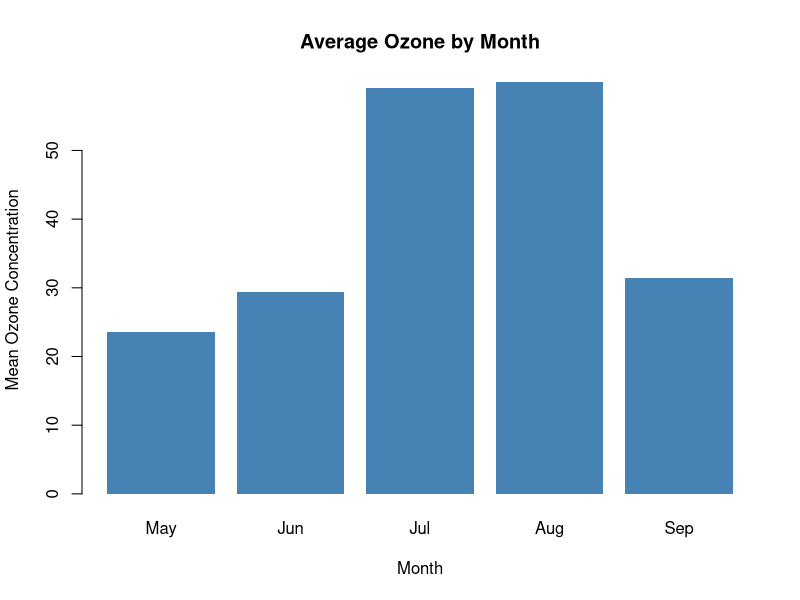

This figure's R source: (Note: this script raises an error after producing the figure.)
# Week 4: Comprehensive Data Analysis Reporting and Presentation
# Integrated examples from Weeks 1-3 using R built-in datasets.
# This script recreates key cleaning, visualization, and modeling outputs.
# Base R only; no extra packages are required.

# -----------------------------
# PART A: WEEK 1 & 2 - AIRQUALITY
# -----------------------------
data(airquality)
cat("AIRQUALITY DATASET\n")
str(airquality)
print(summary(airquality))
cat("\nMissing values by variable:\n")
print(colSums(is.na(airquality)))

# Create a cleaned copy using median imputation for demonstration.
# Keep the original dataset unchanged and document that imputation was applied.
clean_airquality <- airquality
clean_airquality$Ozone[is.na(clean_airquality$Ozone)] <-
  median(clean_airquality$Ozone, na.rm = TRUE)
clean_airquality$Solar.R[is.na(clean_airquality$Solar.R)] <-
  median(clean_airquality$Solar.R, na.rm = TRUE)

cat("\nMissing values after median imputation:\n")
print(colSums(is.na(clean_airquality)))

# Export cleaned dataset
write.csv(clean_airquality, "w4_airquality_cleaned.csv", row.names = FALSE)

# 1. Bar chart: mean ozone by month using observed values
monthly_ozone <- aggregate(Ozone ~ Month, data = airquality,
                           FUN = mean, na.rm = TRUE)
png("w4_ozone_by_month.png", width = 1200, height = 700, res = 140)
barplot(monthly_ozone$Ozone,
        names.arg = month.abb[monthly_ozone$Month],
        col = "steelblue", border = NA,
        main = "Average Ozone by Month",
        xlab = "Month", ylab = "Mean Ozone Concentration")
dev.off()

# 2. Line charts: monthly mean temperature and wind in separate panels
monthly_temp <- aggregate(Temp ~ Month, data = airquality, FUN = mean)
monthly_wind <- aggregate(Wind ~ Month, data = airquality, FUN = mean)
png("w4_monthly_temperature_wind.png", width = 1200, height = 600, res = 140)
par(mfrow = c(1, 2))
plot(month.abb[monthly_temp$Month], monthly_temp$Temp,
     type = "b", pch = 19, col = "firebrick",
     main = "Monthly Mean Temperature",
     xlab = "Month", ylab = "Temperature (°F)")
plot(month.abb[monthly_wind$Month], monthly_wind$Wind,
     type = "b", pch = 17, col = "darkgreen",
     main = "Monthly Mean Wind",
     xlab = "Month", ylab = "Wind Speed")
par(mfrow = c(1, 1))
dev.off()

# 3. Scatter plot: ozone vs temperature, using complete pairs only
ok <- complete.cases(airquality$Temp, airquality$Ozone)
png("w4_ozone_vs_temperature.png", width = 1000, height = 700, res = 140)
plot(airquality$Temp[ok], airquality$Ozone[ok],
     pch = 19, col = "steelblue",
     main = "Ozone vs Temperature",
     xlab = "Temperature (°F)", ylab = "Ozone Concentration")
abline(lm(Ozone ~ Temp, data = airquality[ok, ]),
       col = "red", lwd = 2)
dev.off()

# 4. Histogram and boxplot for ozone
png("w4_ozone_histogram.png", width = 1000, height = 700, res = 140)
hist(airquality$Ozone, breaks = 12, col = "lightblue",
     border = "white", main = "Distribution of Ozone Readings",
     xlab = "Ozone Concentration", ylab = "Frequency")
dev.off()

png("w4_ozone_boxplot_by_month.png", width = 1000, height = 700, res = 140)
boxplot(Ozone ~ factor(Month), data = airquality,
        col = "wheat", names = month.abb[5:9],
        main = "Ozone Distribution by Month",
        xlab = "Month", ylab = "Ozone Concentration")
dev.off()

# Correlation among environmental variables (pairwise complete observations)
air_cor <- cor(airquality[, c("Ozone", "Solar.R", "Wind", "Temp")],
               use = "pairwise.complete.obs")
print(air_cor)
write.csv(air_cor, "w4_airquality_correlation_matrix.csv")

# -----------------------------
# PART B: WEEK 3 - MTCARS STATISTICS & MODEL
# -----------------------------
data(mtcars)
cat("\nMTCARS DATASET\n")
str(mtcars)
print(summary(mtcars))
cat("\nMissing values by variable:\n")
print(colSums(is.na(mtcars)))

# Hypothesis tests: association between weight and fuel efficiency
cat("\nPearson correlation test (wt vs mpg):\n")
pearson_test <- cor.test(mtcars$wt, mtcars$mpg, method = "pearson")
print(pearson_test)

cat("\nSpearman correlation test (wt vs mpg):\n")
spearman_test <- cor.test(mtcars$wt, mtcars$mpg, method = "spearman")
print(spearman_test)

# Scatter plot: weight vs mpg
png("w4_weight_vs_mpg.png", width = 1000, height = 700, res = 140)
plot(mtcars$wt, mtcars$mpg, pch = 19, col = "steelblue",
     main = "Vehicle Weight vs Fuel Efficiency",
     xlab = "Weight (1000 lb)", ylab = "Miles per US gallon")
abline(lm(mpg ~ wt, data = mtcars), col = "red", lwd = 2)
dev.off()

# Train-test split (75% training, 25% test)
set.seed(42)
train_rows <- sample(seq_len(nrow(mtcars)),
                     size = floor(0.75 * nrow(mtcars)))
train_data <- mtcars[train_rows, ]
test_data <- mtcars[-train_rows, ]

# Multiple linear regression
model <- lm(mpg ~ wt + hp + cyl, data = train_data)
cat("\nRegression model summary:\n")
print(summary(model))

# Test metrics
predictions <- predict(model, newdata = test_data)
actual <- test_data$mpg
rmse <- sqrt(mean((actual - predictions)^2))
mae <- mean(abs(actual - predictions))
sst <- sum((actual - mean(actual))^2)
test_r_squared <- if (sst == 0) NA else
  1 - sum((actual - predictions)^2) / sst

cat("\nHeld-out test metrics:\n")
cat("RMSE:", round(rmse, 3), "\n")
cat("MAE:", round(mae, 3), "\n")
cat("Test R-squared:", round(test_r_squared, 3), "\n")

# Actual vs predicted plot
png("w4_actual_vs_predicted.png", width = 1000, height = 700, res = 140)
plot(actual, predictions, pch = 19, col = "steelblue",
     main = "Actual vs Predicted MPG",
     xlab = "Actual MPG", ylab = "Predicted MPG")
abline(0, 1, col = "red", lwd = 2)
dev.off()

# Repeated 5-fold cross-validation on the training data
set.seed(42)
k <- 5
repeats <- 10
cv_rmse <- numeric(0)
cv_mae <- numeric(0)

for (rep_id in seq_len(repeats)) {
  fold_id <- sample(rep(seq_len(k), length.out = nrow(train_data)))
  for (fold in seq_len(k)) {
    cv_train <- train_data[fold_id != fold, ]
    cv_valid <- train_data[fold_id == fold, ]
    cv_model <- lm(mpg ~ wt + hp + cyl, data = cv_train)
    cv_pred <- predict(cv_model, newdata = cv_valid)
    cv_actual <- cv_valid$mpg
    cv_rmse <- c(cv_rmse, sqrt(mean((cv_actual - cv_pred)^2)))
    cv_mae <- c(cv_mae, mean(abs(cv_actual - cv_pred)))
  }
}

cat("\nRepeated 5-fold CV on training data:\n")
cat("Mean CV RMSE:", round(mean(cv_rmse), 3), "\n")
cat("Mean CV MAE:", round(mean(cv_mae), 3), "\n")
cat("CV RMSE SD:", round(sd(cv_rmse), 3), "\n")

# Diagnostic plots and residual normality test
png("w4_model_diagnostics.png", width = 1200, height = 900, res = 140)
par(mfrow = c(2, 2))
plot(model)
par(mfrow = c(1, 1))
dev.off()

cat("\nShapiro-Wilk test on model residuals:\n")
print(shapiro.test(residuals(model)))

# Export model results
write.csv(data.frame(
  Actual_MPG = actual,
  Predicted_MPG = as.numeric(predictions),
  Residual = actual - as.numeric(predictions)
), "w4_test_predictions.csv", row.names = FALSE)

write.csv(data.frame(
  Metric = c("RMSE", "MAE", "Test_R_squared",
             "Mean_CV_RMSE", "Mean_CV_MAE", "CV_RMSE_SD"),
  Value = c(rmse, mae, test_r_squared,
            mean(cv_rmse), mean(cv_mae), sd(cv_rmse))
), "w4_model_metrics.csv", row.names = FALSE)

cat("\nAll generated files are saved in:\n")
print(getwd())
cat("\nImportant: Interpret results cautiously; mtcars contains only 32 observations.\n")
